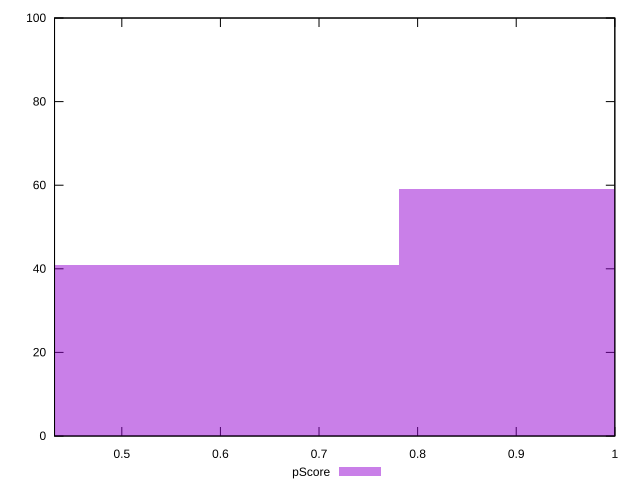

Source code (gnuplot):
reset

$pScore <<EOF
0.5207620209825619 41
1.0415240419651237 59
EOF

set key outside below
set boxwidth 0.5207620209825619
set xrange [0.43176470588235294:1]
set yrange [0:100]
set trange [0:100]
set style fill transparent solid 0.5 noborder
set terminal svg size 640, 490 enhanced background rgb 'white'
set output "reports/report_00028_2021-02-24T12-49-42.674Z/uses-http2/samples/astro/pScore/histogram.svg"

plot $pScore title "pScore" with boxes

reset
